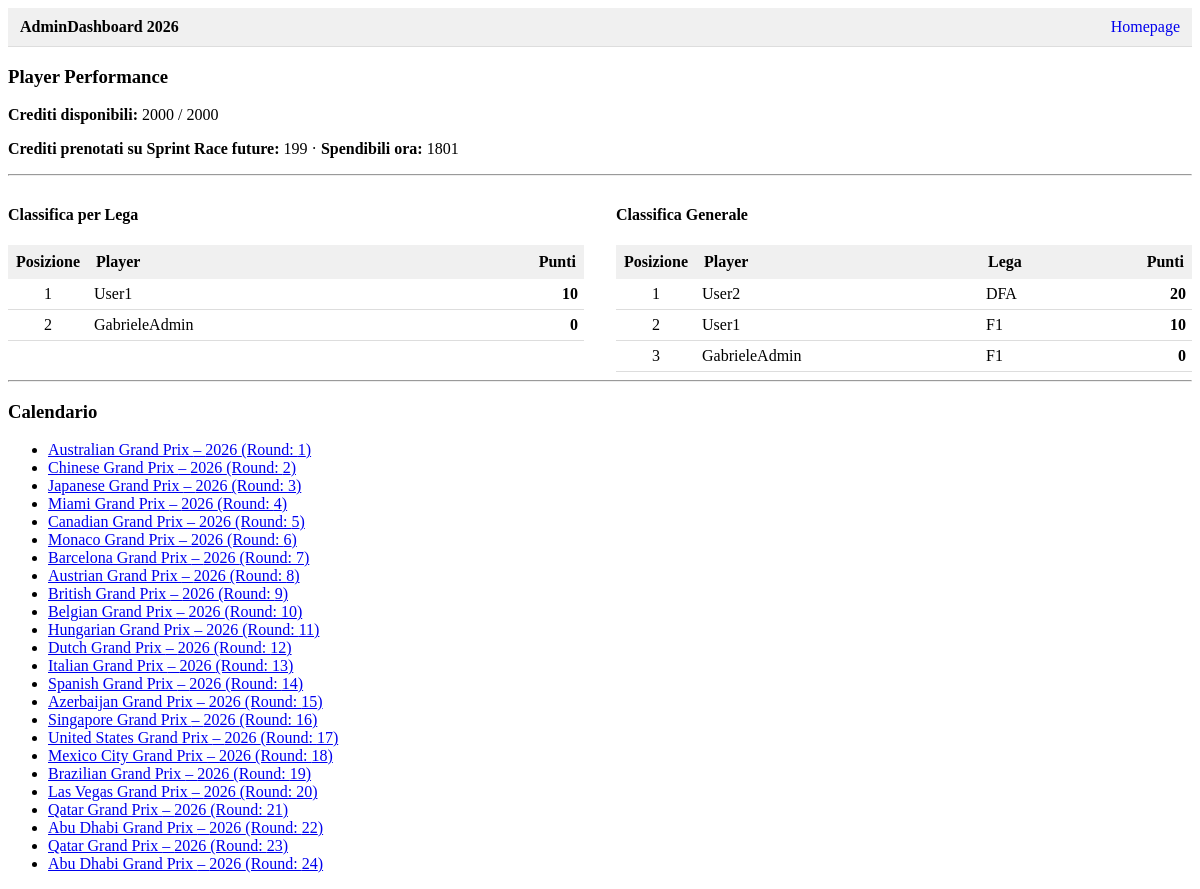
Page /dashboard/championships/2/ (signed in) on the earlier database version.
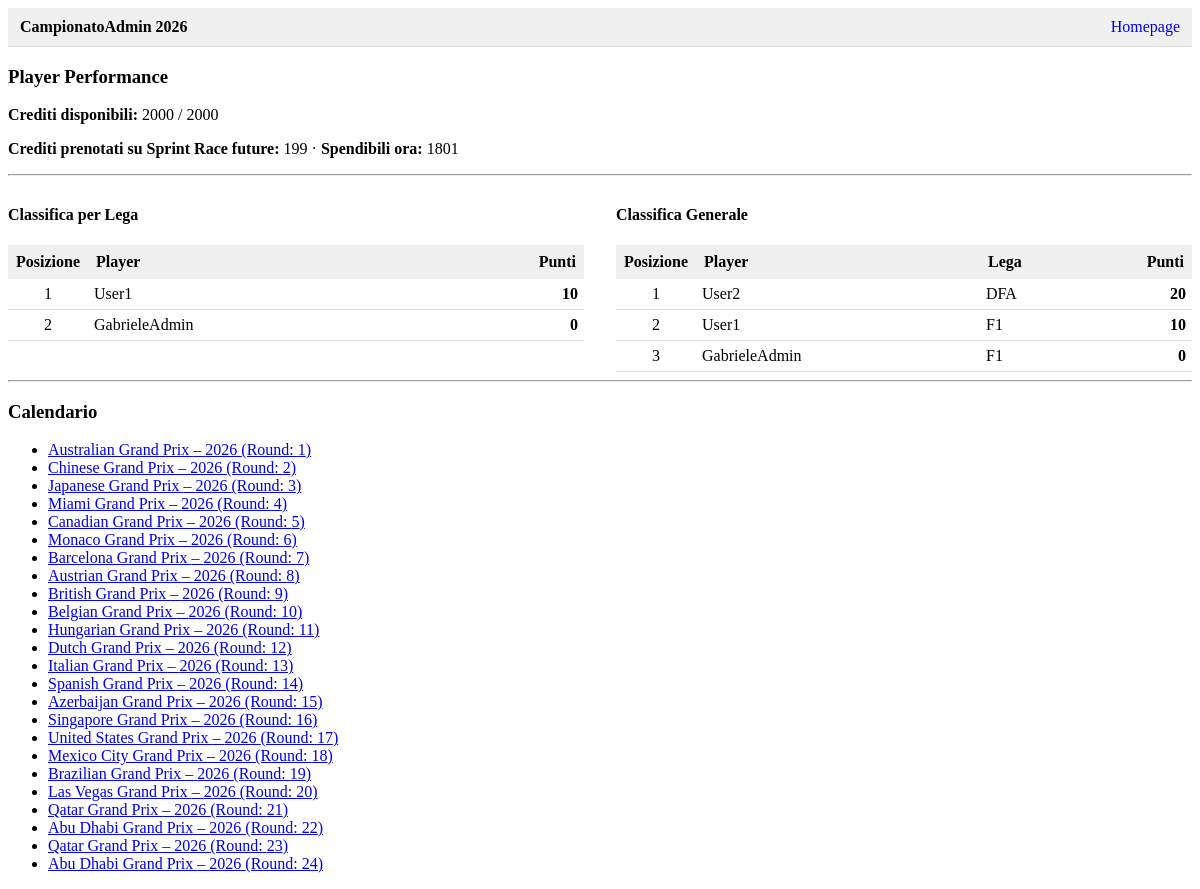
Same page on the later database version.
### fantaApp/models.py (models this page shows, shortened)
class Championship(models.Model):
    name = models.CharField(max_length=100)
    year = models.IntegerField()
    active = models.BooleanField(default=True)
    is_private = models.BooleanField(default=True)
    created_at = models.DateTimeField(auto_now_add=True)
    class Meta:
        unique_together = [('name', 'year')]

### fantaApp/views/dashboard.py (the view)
# urls.py: path("dashboard/championships/<int:championship_id>/", dashboard.championship_dashboard, name='championship_dashboard'),
@login_required
def championship_dashboard(request, championship_id):
    championship = get_object_or_404(Championship, pk=championship_id)
    current_championship_player = ChampionshipPlayer.objects.filter(
        user=request.user, championship=championship).select_related('league').first()
    reserved_credit = 0
    spendable_credit = 0
    if current_championship_player:
        reserved_credit = pc.get_player_reserved_credit(player=current_championship_player)
        spendable_credit = pc.get_player_spendable_credit(player=current_championship_player)
    standing_per_league = ChampionshipPlayer.objects.none()
    if current_championship_player:
        standing_per_league = ChampionshipPlayer.objects.filter(
            championship=championship,
            league=current_championship_player.league,
        ).select_related('league').order_by('-total_score')
    general_standings = ChampionshipPlayer.objects.filter(
        championship=championship
    ).select_related('league').order_by('-total_score')
    user_managers = ChampionshipManager.objects.filter(
        championship=championship
    ).select_related('user')
    managers = ChampionshipPlayer.objects.filter(
        championship=championship,
        user__in=[m.user for m in user_managers]
    ).select_related('league')
    weekends = Weekend.objects.filter(season=championship.year).order_by("round_number")
    context = {
        "championship": championship,
        "current_championship_player": current_championship_player,
        "reserved_credit": reserved_credit,
        "spendable_credit": spendable_credit,
        "standing_per_league": standing_per_league,
        "general_standings": general_standings,
        "managers": managers,
        "weekends" : weekends
    }
    return render(request, "fantaApp/championship_dashboard.html", context)

### fantaApp/services/player_choices.py (called while the page is built)
def get_player_reserved_credit(*, player, exclude_race=None) -> int:
    queryset = PlayerRaceChoice.objects.filter(
        player=player,
        credit_applied=False,
    )
    if exclude_race is not None:
        queryset = queryset.exclude(race=exclude_race)
    reserved_credit = queryset.aggregate(total=Sum("spent_amount"))["total"]
    return reserved_credit or 0

def get_player_spendable_credit(*, player, exclude_race=None) -> int:
    return max(player.available_credit - get_player_reserved_credit(player=player, exclude_race=exclude_race), 0)

### fantaApp/templates/fantaApp/championship_dashboard.html
{% extends "fantaApp/championship_flow_base.html" %}
{% block championship_banner_link %}
{{ championship.name }} {{ championship.year }}
{% endblock %}
{% block championship_content %}
<h3>Player Performance</h3>
{% if current_championship_player %}
<p><strong>Crediti disponibili:</strong> {{ current_championship_player.available_credit }} / 2000</p>
{% if reserved_credit %}
<p><strong>Crediti prenotati su Sprint Race future:</strong> {{ reserved_credit }} · <strong>Spendibili ora:</strong> {{ spendable_credit }}</p>
{% endif %}
{% else %}
<p>Non sei iscritto a questo campionato.</p>
{% endif %}
<hr />
<div style="display: flex; gap: 2rem; align-items: flex-start; min-width: 800px; overflow-x: auto;">
  <div style="flex: 1; min-width: 380px;">
    <h4>Classifica per Lega</h4>
    {% if current_championship_player %}
    <table style="width: 100%; border-collapse: collapse; margin-bottom: 1rem;">
      <tr style="background-color: #f0f0f0;">
        <th style="padding: 8px; text-align: center; width: 40px;">Posizione</th>
        <th style="padding: 8px; text-align: left;">Player</th>
        <th style="padding: 8px; text-align: right; width: 80px;">Punti</th>
      </tr>
      {% for p in standing_per_league %}
      <tr style="border-bottom: 1px solid #ddd;">
        <td style="padding: 6px; text-align: center;">{{ forloop.counter }}</td>
        <td style="padding: 6px;">{{ p.player_name }}</td>
        <td style="padding: 6px; text-align: right;"><strong>{{ p.total_score }}</strong></td>
      </tr>
      {% endfor %}
    </table>
    {% else %}
    <p>Non partecipi a nessuna lega di questo campionato.</p>
    {% endif %}
  </div>
  <div style="flex: 1; min-width: 380px;">
    <h4>Classifica Generale</h4>
    <table style="width: 100%; border-collapse: collapse;">
      <tr style="background-color: #f0f0f0;">
        <th style="padding: 8px; text-align: center; width: 40px;">Posizione</th>
        <th style="padding: 8px; text-align: left;">Player</th>
        <th style="padding: 8px; text-align: left; width: 100px;">Lega</th>
        <th style="padding: 8px; text-align: right; width: 80px;">Punti</th>
      </tr>
      {% for p in general_standings %}
      <tr style="border-bottom: 1px solid #ddd;">
        <td style="padding: 6px; text-align: center;">{{ forloop.counter }}</td>
        <td style="padding: 6px;">{{ p.player_name }}</td>
        <td style="padding: 6px;">{{ p.league.name }}</td>
        <td style="padding: 6px; text-align: right;"><strong>{{ p.total_score }}</strong></td>
      </tr>
      {% empty %}
      <tr>
        <td colspan="4" style="padding: 6px; text-align: center;">Nessun partecipante.</td>
      </tr>
      {% endfor %}
    </table>
  </div>
</div>
<hr />
<h3>Calendario</h3>
<ul>
  {% for w in weekends %}
  <li>
    <a href="{% url 'weekend_details' championship.id w.id %}">
      {{ w.event_name }} – {{ w.season }} (Round: {{ w.round_number }})
    </a>
  </li>
  {% empty %}
  <li>Nessun weekend disponibile.</li>
  {% endfor %}
</ul>
{% endblock %}

Differences in the rows shown:
changed Championship: name "AdminDashboard" → "CampionatoAdmin"
